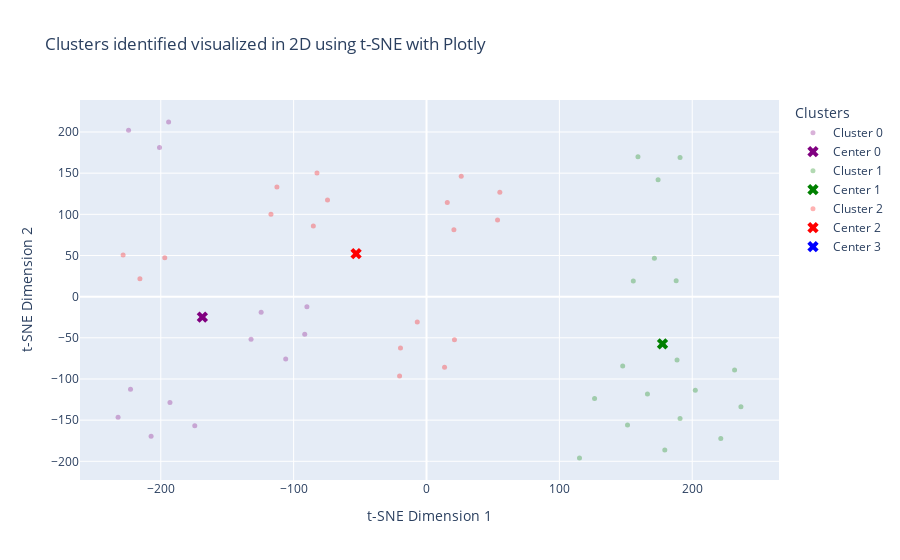

The cell this chart's notebook holds for it:
### Markdown cell above
# VIZ

### Code cell
import plotly.graph_objects as go
import numpy as np

from sklearn.manifold import TSNE
import numpy as np


# Initialize and fit t-SNE
tsne = TSNE(n_components=2, perplexity=30, random_state=42)
X_embedded = tsne.fit_transform(matrix)

# 'X_embedded' is the transformed data matrix with reduced dimensions (n_samples, n_components)


tsne = TSNE(n_components=2, perplexity=15, random_state=42, init="random", learning_rate=200)
vis_dims2 = tsne.fit_transform(matrix)

# Splitting the transformed data
x = [x for x, y in vis_dims2]
y = [y for x, y in vis_dims2]

# Creating a Plotly figure
fig = go.Figure()

# Colors for each category/cluster
colors = ["purple", "green", "red", "blue"]

for category, color in enumerate(colors):
    # Filter points belonging to the current category/cluster
    xs = np.array(x)[df.Cluster == category]
    ys = np.array(y)[df.Cluster == category]
    
    # Add scatter plot for points in the cluster
    fig.add_trace(go.Scatter(x=xs, y=ys, mode='markers', name=f'Cluster {category}',
                             marker=dict(color=color, opacity=0.3, size=5)))
    
    # Calculate the average position for the cluster center
    avg_x = np.mean(xs)
    avg_y = np.mean(ys)
    
    # Add scatter plot for the cluster center
    fig.add_trace(go.Scatter(x=[avg_x], y=[avg_y], mode='markers', name=f'Center {category}',
                             marker=dict(color=color, size=10, symbol="x")))

# Updating the layout of the figure
fig.update_layout(title="Clusters identified visualized in 2D using t-SNE with Plotly",
                  xaxis_title="t-SNE Dimension 1",
                  yaxis_title="t-SNE Dimension 2",
                  legend_title="Clusters")

# Show the figure
fig.show()

### Figure 1 — Plotly figure (JSON) as saved in the notebook; plotly's stock layout.template omitted (floating-point values rounded to 4 significant figures)
{"data": [{"marker": {"color": "purple", "opacity": 0.3, "size": 5}, "mode": "markers", "name": "Cluster 0", "type": "scatter", "x": [-124.5, -91.65, -222.8, -174.4, -224.2, -201.0, -90.01, -193.1, -194.1, -106.0, -132.1, -207.3, -232.1], "y": [-19.02, -45.63, -112.4, -156.7, 202.2, 181.2, -12.36, -128.5, 212.0, -75.86, -51.78, -169.4, -146.4]}, {"marker": {"color": "purple", "size": 10, "symbol": "x"}, "mode": "markers", "name": "Center 0", "type": "scatter", "x": [-168.7], "y": [-24.83]}, {"marker": {"color": "green", "opacity": 0.3, "size": 5}, "mode": "markers", "name": "Cluster 1", "type": "scatter", "x": [166.3, 190.8, 221.5, 151.3, 155.6, 187.9, 202.3, 188.6, 115.1, 179.3, 159.1, 190.8, 236.6, 126.5, 147.7, 231.9, 171.5, 174.3], "y": [-118.1, -147.9, -172.2, -155.8, 19.07, 19.47, -113.8, -76.84, -195.8, -186.2, 170.0, 169.0, -133.7, -123.7, -84.14, -89.12, 46.63, 142.1]}, {"marker": {"color": "green", "size": 10, "symbol": "x"}, "mode": "markers", "name": "Center 1", "type": "scatter", "x": [177.6], "y": [-57.28]}, {"marker": {"color": "red", "opacity": 0.3, "size": 5}, "mode": "markers", "name": "Cluster 2", "type": "scatter", "x": [21.03, -112.6, 15.64, -20.27, 20.62, 13.58, -197.0, 26.14, -19.58, 55.18, -215.7, -117.1, -85.19, -74.51, -82.43, -6.954, -228.3, 53.46], "y": [-52.35, 133.1, 114.3, -96.27, 81.3, -85.74, 47.37, 146.3, -62.25, 126.7, 21.83, 100.0, 85.97, 117.3, 150.2, -30.87, 50.69, 93.06]}, {"marker": {"color": "red", "size": 10, "symbol": "x"}, "mode": "markers", "name": "Center 2", "type": "scatter", "x": [-53.0], "y": [52.26]}, {"marker": {"color": "blue", "opacity": 0.3, "size": 5}, "mode": "markers", "name": "Cluster 3", "type": "scatter", "x": [], "y": []}, {"marker": {"color": "blue", "size": 10, "symbol": "x"}, "mode": "markers", "name": "Center 3", "type": "scatter", "x": [null], "y": [null]}], "layout": {"legend": {"title": {"text": "Clusters"}}, "title": {"text": "Clusters identified visualized in 2D using t-SNE with Plotly"}, "xaxis": {"title": {"text": "t-SNE Dimension 1"}}, "yaxis": {"title": {"text": "t-SNE Dimension 2"}}}}
